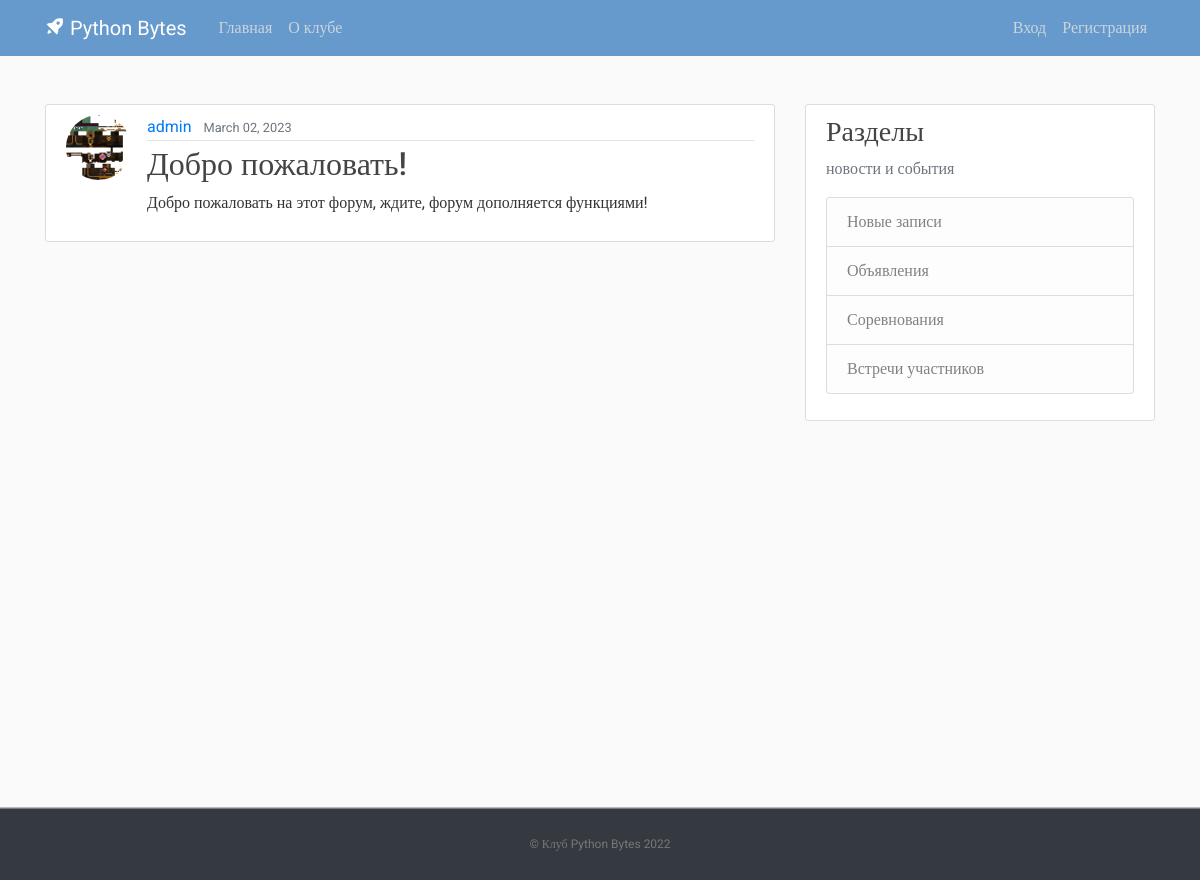
The page / on the database its author committed.
### blog/models.py (models this page shows, shortened)
class Post(models.Model):
    title = models.CharField(max_length=100)
    content = models.TextField()
    date_posted = models.DateTimeField(default=timezone.now)
    author = models.ForeignKey(User, on_delete=models.CASCADE)

### users/models.py (models this page shows, shortened)
class Profile(models.Model):
    user = models.OneToOneField(User, on_delete=models.CASCADE)
    image = models.ImageField(default='default.jpg', upload_to='profile_pics')

### blog/views.py (the view)
# urls.py: path('', PostListView.as_view(), name='blog-home'),
class PostListView(ListView):
    model = Post
    template_name = 'blog/home.html'
    context_object_name = 'posts'
    ordering = ['-date_posted']
    paginate_by = 5

### templates/blog/home.html (shortened to what this page needs)
﻿{% extends "blog/base.html" %}
{% block content %}
    {% for post in posts %}
        <article class="media content-section">
          <img class="rounded-circle article-img" src="{{ post.author.profile.image.url }}">
          <div class="media-body">
            <div class="article-metadata">
              <a class="mr-2" href="{% url 'user-posts' post.author.username %}">{{ post.author }}</a>
              <small class="text-muted">{{ post.date_posted|date:"F d, Y" }}</small>
            </div>
            <h2><a class="article-title" href="{% url 'post-detail' post.id %}">{{ post.title }}</a></h2>
            <p class="article-content">{{ post.content }}</p>
          </div>
        </article>
    {% endfor %}
{% endblock content %}

### templates/blog/base.html (shortened to what this page needs)
{% load static %}
<!DOCTYPE html>
<html>
<head>
     <link rel="stylesheet" href="https://maxcdn.bootstrapcdn.com/bootstrap/4.0.0/css/bootstrap.min.css">
     <link rel="stylesheet" type="text/css" href="{% static 'blog/main.css' %}">
     <link href='https://unpkg.com/boxicons@2.1.2/css/boxicons.min.css' rel='stylesheet'>
</head>
<body>
    <header class="site-header">
      <nav class="navbar navbar-expand-md navbar-dark bg-blue fixed-top">
        <div class="container">
          <a class="navbar-brand mr-4" href="{% url 'blog-home' %}"><i class='bx bxs-rocket bx-tada-hover'></i> Python Bytes</a>
          <div class="collapse navbar-collapse" id="navbarToggle">
            <div class="navbar-nav mr-auto">
              <a class="nav-item nav-link " href="{% url 'blog-home' %}">Главная</a>
              <a class="nav-item nav-link" href="{% url 'blog-about' %}">О клубе</a>
            </div>
            <div class="navbar-nav">
              {% if user.is_authenticated %}<a class="nav-item nav-link" href="{% url 'post-create' %}">Новая запись</a>
                <a class="nav-item nav-link" href="{% url 'profile' %}">Профиль</a>
                <a class="nav-item nav-link" href="{% url 'logout' %}">Выход</a>
              {% else %}
                <a class="nav-item nav-link" href="{% url 'login' %}">Вход</a>
                <a class="nav-item nav-link" href="{% url 'register' %}">Регистрация</a>
              {% endif %}
            </div>
          </div>
        </div>
      </nav>
    </header>
    <main role="main" class="container">
      <div class="row">
        <div class="col-md-8">
          {% block content %}{% endblock %}
        </div>
        <div class="col-md-4">
          <div class="content-section">
            <h3>Разделы</h3>
            <p class='text-muted'>новости и события
              <ul class="list-group">
                <li class="list-group-item list-group-item-light">Новые записи</li>
                <li class="list-group-item list-group-item-light">Объявления</li>
                <li class="list-group-item list-group-item-light">Соревнования</li>
                <li class="list-group-item list-group-item-light">Встречи участников</li>
              </ul>
            </p>
          </div>
        </div>
      </div>
    </main>
    <footer class="text-center bg-dark">
      <p><a href="{% url 'blog-home' %}">© Клуб Python Bytes 2022</a></p>
    </footer>
</body>
</html>

### blog/static/blog/main.css (style rules this page uses)
body, html { width:100%; height:100% }
body { margin:0; padding:0; background: #fafafa; color: #333333; margin-top: 5rem; font-family:Roboto; }
h1, h2, h3, h4, h5, h6 { color: #444444; }
ul { margin: 0; }
.bg-blue { background-color: #6699cc; }
.site-header .navbar-nav .nav-link { color: #cbd5db; }
.content-section { background: #ffffff; padding: 10px 20px; border: 1px solid #dddddd; border-radius: 3px; margin-bottom: 20px; }
.article-title { color: #444444; }
.article-content { white-space: pre-line; }
.article-img { height: 65px; width: 65px; margin-right: 16px; }
.article-metadata { padding-bottom: 1px; margin-bottom: 4px; border-bottom: 1px solid #e3e3e3 }
footer { position: sticky!important; top: 100%; padding-top:25px; padding-bottom:25px; border-top:1px solid #ddd; }
footer p { margin:2px; text-align:center; padding:0 40px; color:#fff; font-size:12px; }
footer a { color:#777 }

### rows shown on the page
Post: author.profile.image (picture), author "admin", date_posted "March 02, 2023", title "Добро пожаловать!", content "Добро пожаловать на этот форум, ждите, форум дополняется функциями!"
